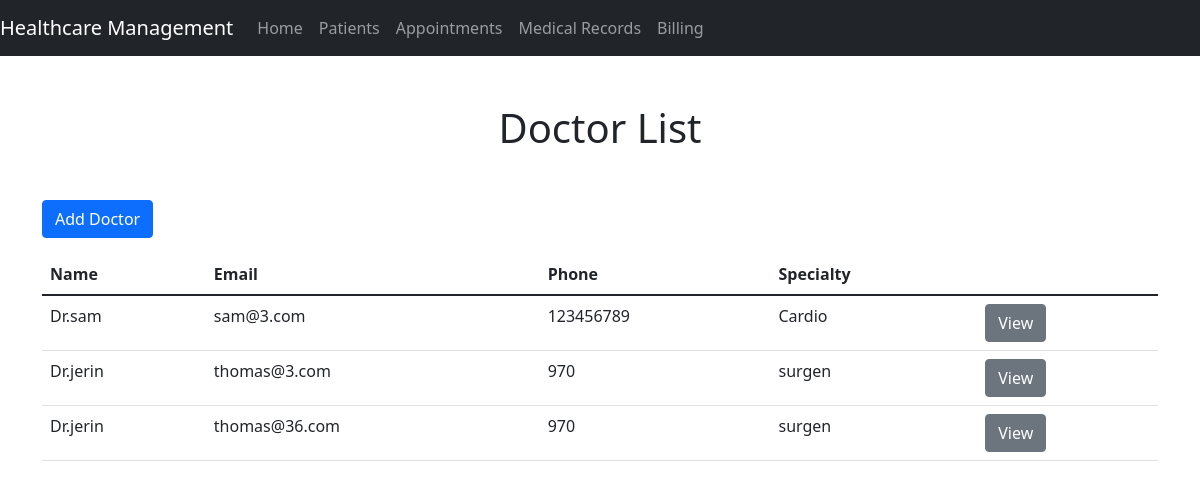
The app's page /doctors/ with its own data.
### Health_Care_app/models.py (models this page shows, shortened)
class Doctor(models.Model):
    name = models.CharField(max_length=100)
    email = models.EmailField(unique=True)
    phone = models.CharField(max_length=20)
    specialty = models.CharField(max_length=100)
    created_at = models.DateTimeField(auto_now_add=True)
    updated_at = models.DateTimeField(auto_now=True)

### Health_Care_app/views.py (the view)
# urls.py: path('doctors/', views.doctor_list, name='doctor_list'),
def doctor_list(request):
    doctors = Doctor.objects.all()
    return render(request, 'Health_Care_app/doctor_list.html', {'doctors': doctors})

### Health_Care_app/templates/Health_Care_app/doctor_list.html (shortened to what this page needs)
{% extends 'Health_Care_app/base.html' %}
{% block content %}
  <h1 class="text-center mb-5">Doctor List</h1>
  <a href="{% url 'doctor_new' %}" class="btn btn-primary mb-3">Add Doctor</a>
  <table class="table">
    <thead>
      <tr>
        <th>Name</th>
        <th>Email</th>
        <th>Phone</th>
        <th>Specialty</th>
        <th></th>
      </tr>
    </thead>
    <tbody>
      {% for doctor in doctors %}
        <tr>
          <td>{{ doctor.name }}</td>
          <td>{{ doctor.email }}</td>
          <td>{{ doctor.phone }}</td>
          <td>{{ doctor.specialty }}</td>
          <td><a href="{% url 'doctor_detail' pk=doctor.pk %}" class="btn btn-secondary">View</a></td>
        </tr>
      {% empty %}
        <tr>
          <td colspan="5" class="text-center">No doctors found.</td>
        </tr>
      {% endfor %}
    </tbody>
  </table>
{% endblock %}

### records on screen
Doctor: name "Dr.sam", email "sam@3.com", phone "123456789", specialty "Cardio"
Doctor: name "Dr.jerin", email "thomas@3.com", phone "970", specialty "surgen"
Doctor: name "Dr.jerin", email "thomas@36.com", phone "970", specialty "surgen"
